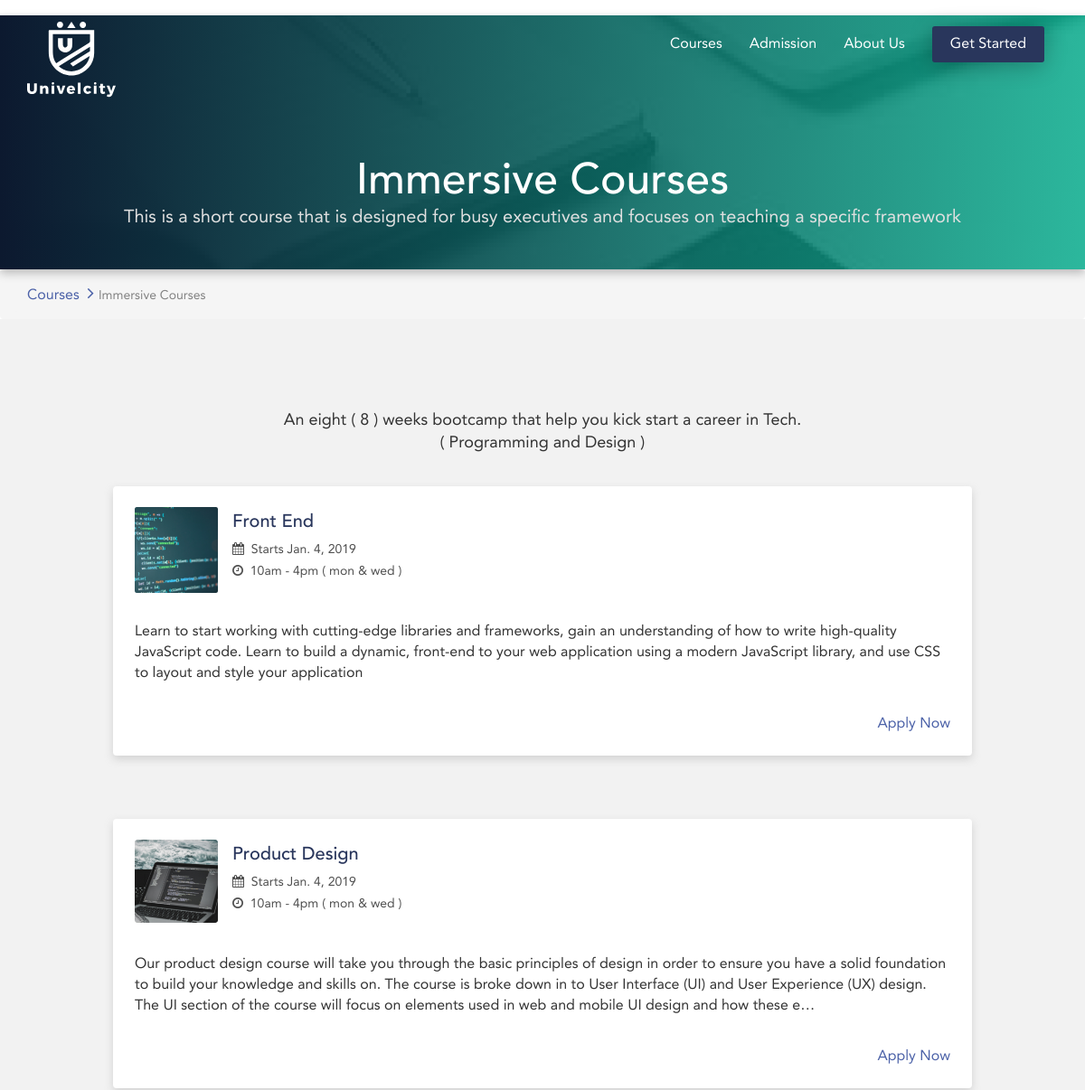
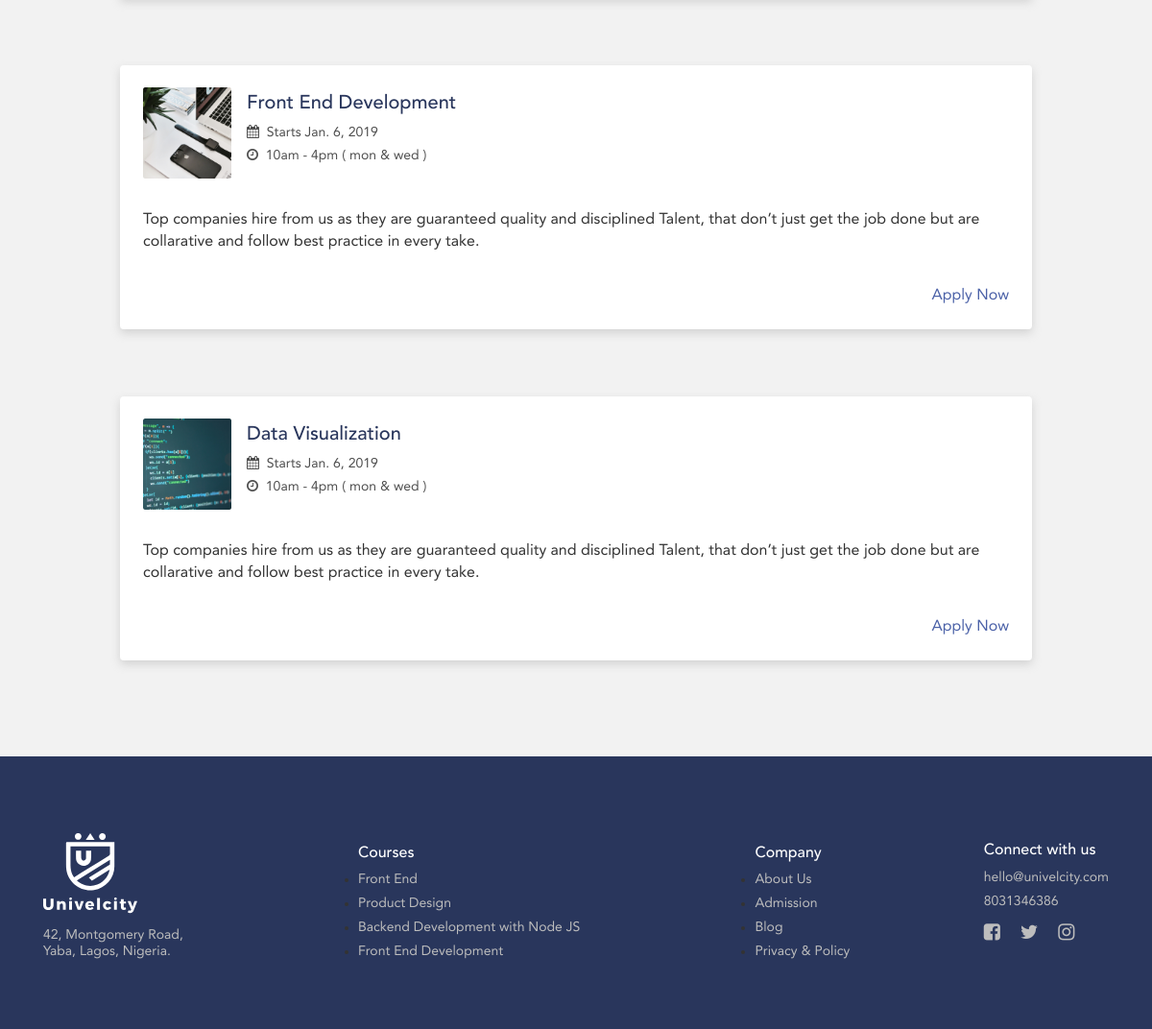
The page /course_list/1/ on the database its author committed (2 pictures, top to bottom).
### main/models.py (models this page shows, shortened)
class Global(models.Model):
    logo            = models.FileField(null = True, upload_to='uploads/logos/')
    phone           = models.IntegerField(null = True, unique=False, default = "")
    location        = models.TextField(null = True, default="")
    email           = models.EmailField(null = True, default="", max_length=200)
    about_title     = models.CharField(null = True, default="", max_length=200)
    about_text      = models.CharField(null = True, default="", max_length=200)
    about_body      = models.TextField(null = True, default="", blank= True)
    facebook        = models.CharField(null = True, default="", max_length=200)
    twitter         = models.CharField(null = True, default="", max_length=200)
    insta           = models.CharField(null = True, default="", max_length=200)

class Course(models.Model):
    image  = models.FileField(null = True, upload_to='uploads/course_imgs/')
    header = models.FileField(null = True, upload_to='uploads/course_imgs/')
    title           = models.CharField(null = True, max_length=40, default="")
    category        = models.ForeignKey('Category', on_delete=models.CASCADE, default = 1, related_name= 'course')
    about           = models.IntegerField(null = True, unique=False, default = "")
    date            = models.DateField(null = True, default="")
    time            = models.CharField(null = True, max_length=30, default="")
    duration        = models.IntegerField(null = True, default="")
    address         = models.TextField(null = True, default="")
    about           = models.TextField(null = True, default="")
    price           = models.IntegerField(null = True, default="")
    is_upcoming     = models.BooleanField(default = False)
    is_active       = models.BooleanField(default = False)

class Category(models.Model):
    image           = models.FileField(null = True, upload_to='uploads/course_imgs/')
    title           = models.CharField(null = True, max_length=255, default = "")
    description     = models.TextField(null = True,  default = "")
    def __str__(self):              # __unicode__ on Python 2
        return self.title
    class Meta:
        verbose_name_plural = "Categories"

### main/views.py (the view)
# urls.py: path('course_list/<int:id>/', views.course_list, name='course_list'),
def course_list(request,id):
    page = 'course_list'
    general = Global.objects.all()[0]
    courses = Course.objects.filter(category_id = id, is_active = True)
    footer_courses = Course.objects.all()[:4] #COURSES TO SHOW AT FOOTER
    return render(request, 'course_list.html', { 'page': page, 'general':general, 'courses':courses, 'footer_courses':footer_courses })

### templates/course_list.html
{% extends "base.html" %}
{% load static %}
{% block content %}
<div class="page_heading">
  <div class="page_name">
   <h1>{{courses.0.category}}</h1>
   <p>{{courses.0.category.description}}</p>
  </div>
 <span class="bg_inner_pages"></span>
 <img src= '{% static "images/imm_img.png" %}' alt="img" />
</div>
<div class="breadcrumb">
 <div class="container padLR">
 <nav aria-label="breadcrumb">
  <ol class="breadcrumb">
    <li class="breadcrumb-item"><a href="/courses">Courses</a></li>
    <li class="breadcrumb-item active" aria-current="page">{{courses.0.category.title}}</li>
  </ol>
</nav>
 </div>
</div>
<div class="section_accelerate aboutus">
 <div class="container">
  <div class="cors_ttl">An eight ( 8 ) weeks bootcamp that help you kick start a career in Tech. <br />( Programming and Design )</div>
  {% for course in courses %}
  <div class="col_sive">
   <div class="img_sec"><img src='{{ course.image.url }}' alt="img" /></div>
   <div class="detail_sec">
    <h2>{{ course.title }}</h2>
	<div class="dateandtime">
	 <div class="date"><i class="fa fa-calendar"></i> &nbsp;Starts {{ course.date }}</div>
     <div class="time"><i class="fa fa-clock-o"></i> &nbsp;{{ course.time }}</div>
	</div>
   </div>
   <div class="parra">
  <p>{{ course.about | truncatechars:350 |safe}}</p>
  <a href="/detailed_course_view/{{ course.id }}" class="learn_more">Apply Now</a>
  </div>
  </div>
  {% endfor %}
 </div>
</div>
{% endblock %}

### templates/base.html (shortened to what this page needs)
﻿{% load static %}
<!DOCTYPE html>
<html lang="en">
<head>
<link rel="stylesheet" href='{% static "css/bootstrap.min.css" %}'>
<link rel="stylesheet" href='{% static "css/style.css" %}'>
<link href="https://stackpath.bootstrapcdn.com/font-awesome/4.7.0/css/font-awesome.min.css" rel="stylesheet">
</head>
<body>
<div class="navbar-wrapper nav_menu">
  <div class="container">
    <div class="header_section">
     <div class="logo pull-left"><a href="/"><img src='{{ general.logo.url }}' /></a></div>
     <div class="navbar navbar-static-top pull-right">
        <div id="navbar" class="navbar-collapse collapse">
          <ul class="nav navbar-nav">
            <li class="active"><a href="/courses">Courses</a></li>
            <li><a href="about-us.html" target="ext">Admission</a></li>
            <li><a href="/about_us">About Us</a></li>
            <li><a href="/courses"><span>Get Started</span></a></li>
          </ul>
        </div>
    </div>
    </div>
  </div>
</div>
{% block content %}
  {% endblock %}
  <footer class="footer-bs">
    <div class="container">
      <div class="col-md-3 ftrone">
       <div class="ftr_logo"><img src= '{% static "images/logo_v.svg" %}' width="98" alt="footer logo" /></h2>
       <p>{{ general.location | safe }}</p>
      </div>
      </div>
      <div class="col-md-3 ftrtwo">
       <h4>Courses</h4>
       <ul class="pages">
         {% for course in footer_courses %}
           <li><a href="detailed_course_view/{{course.id}}">{{ course.title }}</a></li>
           {% endfor %}
       </ul>
      </div>
      <div class="col-md-3 ftrthree">
       <h4>Company</h4>
       <ul>
        <li><a href="/about">About Us</a></li>
        <li><a href="#">Admission</a></li>
        <li><a href="#">Blog</a></li>
        <li><a href="#">Privacy &amp; Policy</a></li>
       </ul>
      </div>
      <div class="col-md-3 ftrfour">
       <h4>Connect with us</h4>
       <a href="#" class="input-group">{{ general.email }}</a>
       <p class="input-group">{{ general.phone }}</p>
       <div class="social">
        <a href="{{ general.facebook }}"><i class="fa fa-facebook-square"></i></a>
        <a href="{{ general.twitter }}"><i class="fa fa-twitter"></i></a>
        <a href="{{ general.insta }}"><i class="fa fa-instagram"></i></a>
       </div>
      </div>
    </div>
   </footer>
</body>
</html>

### static/css/style.css (style rules this page uses)
body { margin: 0; line-height: normal; color: #333; }
.padLR { padding-left: 0; padding-right: 0; }
.navbar-wrapper { position: absolute; top: 0; left: 0; right: 0; z-index: 10; }
.header_section { padding-top: 24px; }
.header_section .navbar { margin: 0; border: none; }
.header_section ul.navbar-nav li a { font-size: 16px; color: #fff; }
.header_section ul.navbar-nav li a span { background: #29365c; box-shadow: 0px 4px 25px rgba(0, 0, 0, 0.25); border-radius: 3px; display: inline-block; text-align: center; color: #fff; padding: 10px 20px; margin-top: -10px; }
.date { line-height: normal; font-size: 18px; margin-bottom: 10px; }
.time { line-height: normal; font-size: 18px; margin-bottom: 10px; }
.section_accelerate { background: #f2f2f2; padding-top: 100px; padding-bottom: 100px; }
.section_accelerate p { text-align: center; line-height: 23px; font-size: 16px; text-align: center; color: #333; margin: 0px 0px 47px 0px; }
.page_heading { position: relative; text-align: center; }
.page_heading img { width: 100%; }
.page_heading h1 { font-size: 48px; color: #fff; margin: 0; }
.page_heading p { font-size: 20px; color: #e0e0e0; }
.page_heading .page_name { position: absolute; left: 0; bottom: 35px; width: 100%; z-index: 9; }
.bg_inner_pages { background: linear-gradient( 90deg, #0d142b 0%, rgba(14, 24, 47, 0.92) 0.01%, rgba(12, 65, 73, 0.85) 0.02%, #0c192f 0.03%, rgba(5, 179, 146, 0.8) 100% ); box-shadow: 0px 4px 10px rgba(0, 0, 0, 0.25); position: absolute; left: 0; top: 0; width: 100%; height: 100%; }
.aboutus p { text-align: left; }
.cors_ttl { line-height: 25px; font-size: 18px; text-align: center; color: #333; margin-bottom: 35px; }
.col_sive { background: #fff; box-shadow: 0px 4px 10px rgba(196, 196, 196, 0.7); border-radius: 4px; padding: 23px 24px 25px 24px; overflow: hidden; width: 100%; max-width: 950px; margin: 0 auto 70px auto; }
.col_sive:last-child { margin-bottom: 0; }
.col_sive .img_sec { width: 92px; height: 92px; float: left; margin-right: 16px; position: relative; }
.col_sive .dateandtime { float: left; width: 87%; }
.col_sive .dateandtime .date, .col_sive .dateandtime .time { font-size: 14px; color: #4f4f4f; margin: 0px 0px 7px 0px; }
.col_sive .detail_sec h2 { line-height: normal; font-size: 20px; color: #29365c; margin-top: 5px; }
.col_sive .parra { clear: both; padding-top: 35px; }
.col_sive .parra p { line-height: 23px; font-size: 16px; color: #333; margin-bottom: 35px; }
.col_sive .parra a { line-height: normal; font-size: 16px; color: #4c62a8; float: right; }
.footer-bs { background: #29365c; padding-top: 80px; padding-bottom: 54px; }
.footer-bs h4 { font-size: 16px; color: #fff; }
.footer-bs ul { padding: 0; }
.footer-bs a, .footer-bs .input-group, .ftr_logo p { font-size: 14px; color: #bdbdbd; padding-bottom: 8px; display: block; text-decoration: none; }
.ftr_logo img { margin-bottom: 14px; }
.footer-bs .col-md-3 { width: auto; float: none; display: inline-block; text-align: left; }
.footer-bs .ftrone, .footer-bs .ftrtwo { margin-right: 13%; }
.footer-bs .ftrfour { float: right; }
.footer-bs .social i { color: #bdbdbd; font-size: 20px; padding-right: 17px; }
.footer-bs .social a { display: inline-block; }
.footer-bs p.input-group { margin-bottom: 5px; }
img { max-width: 100%; }

### rows shown on the page
Global: logo (picture), location "42, Montgomery Road, Yaba, Lagos, Nigeria.", email "hello@univelcity.com", phone "8031346386"
Course: category.title "Immersive Courses", category.description "This is a short course that is designed for busy executives and focuses on teaching a specific framework", image (picture), title "Front End", date "Jan. 4, 2019", time "10am - 4pm ( mon & wed )", about "Learn to start working with cutting-edge libraries and frameworks, gain an understanding of how to write high-quality JavaScript code. Learn to build a dynamic, front-end to your web application using a modern JavaScript library, and use CSS to layout and style your application"
Course: image (picture), title "Product Design", date "Jan. 4, 2019", time "10am - 4pm ( mon & wed )", about "Our product design course will take you through the basic principles of design in order to ensure you have a solid foundation to build your knowledge and skills on. The course is broke down in to User Interface (UI) and User Experience (UX) design. The UI section of the course will focus on elements used in web and mobile UI design and how these e…"
Course: image (picture), title "Front End Development", date "Jan. 6, 2019", time "10am - 4pm ( mon & wed )", about "Top companies hire from us as they are guaranteed quality and disciplined Talent, that don’t just get the job done but are collarative and follow best practice in every take."
Course: image (picture), title "Data Visualization", date "Jan. 6, 2019", time "10am - 4pm ( mon & wed )", about "Top companies hire from us as they are guaranteed quality and disciplined Talent, that don’t just get the job done but are collarative and follow best practice in every take."
Course: title "Backend Development with Node JS"
